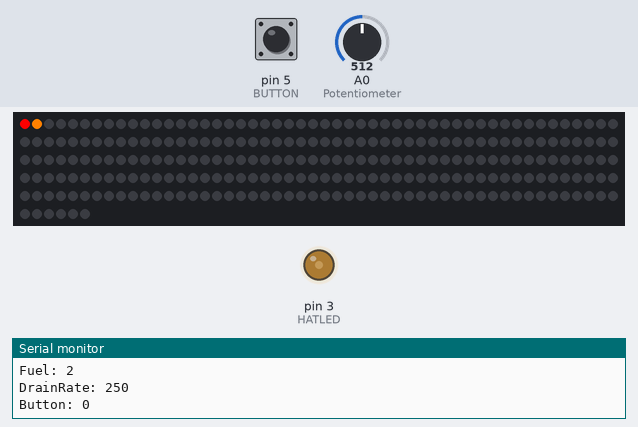
This sketch was run on a simulated Arduino Uno, built with avr-gcc and run on an emulated ATmega328P. Shown: 256 RGB LEDs in strip order, left to right, continuing on the next row, output pins drawn as LEDs (lit = HIGH), the last lines printed to the serial monitor. Inputs (shaded band) come from the test bench; at power-on: pin 5 (BUTTON) LOW, A0 (Potentiometer) = 512. Random numbers use the default seed unless the sketch sets one.

Above: at 0.93 s.
1.3 s: pin 5 (BUTTON) pulled HIGH for 3.2 s
At 2.0 s:
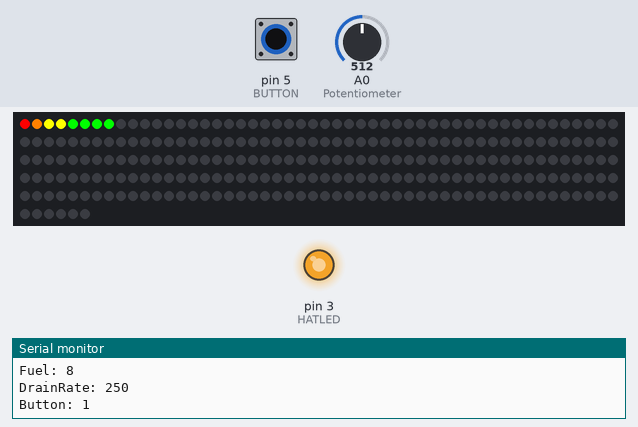
6.0 s: A0 (Potentiometer) set to 1023
At 6.48 s:
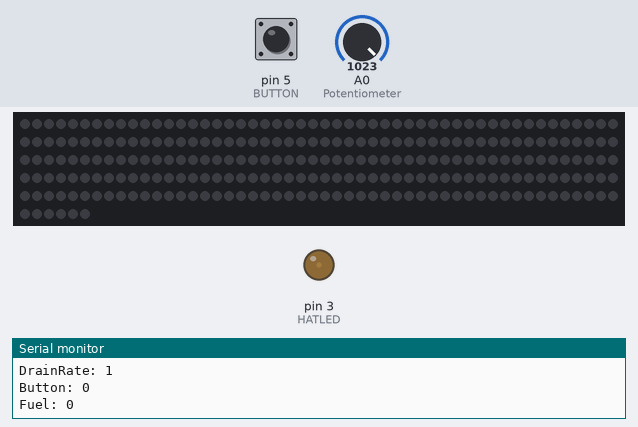
8.3 s: pin 5 (BUTTON) pulled HIGH for 1 s
9.9 s: A0 (Potentiometer) set to 993
12.9 s: A0 (Potentiometer) set to 716
15.9 s: pin 5 (BUTTON) pulled HIGH for 1 s
At 16.2 s:
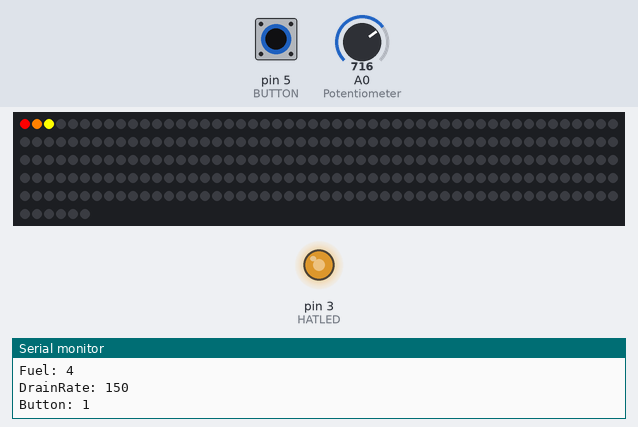
Timing chart, 0 to 18.5 s (numbered marks = the images above; inputs shaded):
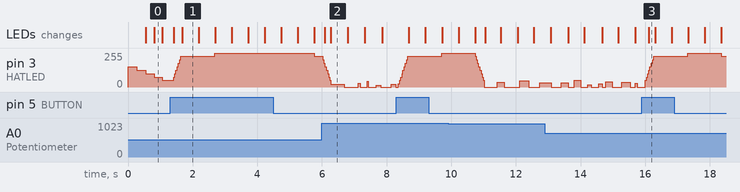

The sketch:

TESTFUEL.ino
```cpp
  /*/TEST CODE/*/
  /*/WORKS ON TINKERCAD/*/
  /*https://www.tinkercad.com/things/6FD2fLezVeb-terrific-bruticus/editel?sharecode=VXmbfdcxpYd90npp6UMVxAZ0ydWylsiB-fND4g302Gs*/


#include <Adafruit_NeoPixel.h>
#define HATLED 3 /* Arduino pin for the hat lightbulb PWM dimmer*/
#define NUM_LEDS 256 /*Panel Array size*/
#define DATA_PIN 6 /*Arduino pin for LED Array*/
#define ledBrightness 50 /*Global brightness, do not use over 100*/

  /*/Setting up 8-segment LED Matrix/*/
  /*/////////////////////////////////*/

Adafruit_NeoPixel pixels = Adafruit_NeoPixel(NUM_LEDS, DATA_PIN, NEO_GRB + NEO_KHZ800);


  /*/Main code variables/*/
  /*/////////////////////*/

int BUTTON = 5; /* Arduino pin for the push button fuelguage filler*/
int buttonTime = 50; /* Time that will be considered as the long-press time for pushbutton*/
int previousState = LOW; /* Setting the initial state of push button LOW*/
int presentState;  /* Variable that will store the present state of the button*/
unsigned long press_Time = 0; /* Time at which the button was pressed */
unsigned long release_Time = 0; /* Time at which the button was released */
int fuelLevel = 5; /* Level in fuel tank [IMPORTANT] */
int fillRate = 10;  /* How fast the tank fills up per segment */
int drainRate = 2000;  /* How fast the tank drains (controlled by Potentiometer) */
int potValue; /* Potentiometer variable for drainRate potentiometer*/
int hatBright = 0; /* store PWM brightness for HAT*/
int long flicker; /*random number container*/
int ledState = LOW;  /* ledState used to set the HATLED in Flicker*/
unsigned long previousMillis = 0;  /*will store last time HATLED was updated*/
unsigned long previousLowFuelMillis = 0;  /*will store last time Low Fuel LED was updated*/
int lowFuelRate = 500; /*Low Fuel flash rate*/
int fuelWarning = 1; /*Stores LowFuel indicator On or Off?*/


void setup() {

  pinMode(BUTTON, INPUT);
  pinMode(HATLED, OUTPUT);
  Serial.begin(9600);
  pixels.begin();

}

void loop() {

  /*/Controlling drainRate with a Potentiometer/*/
  /*////////////////////////////////////////////*/

  potValue = (1023- analogRead(A0));                        /*Potentiometer wired to pin A0 to enable analogRead*/
  drainRate = map(potValue, 0, 1023, 1, 500);           /*Min/Max value for how fast beer empties*/
  Serial.println((String)"Fuel: "+fuelLevel);                               /*Debugging*/
  Serial.println((String)"DrainRate: "+drainRate);                               /*Debugging*/
  Serial.println((String)"Button: "+presentState);

  /*/Filling and Emptying the Tank based on push-button/*/
  /*////////////////////////////////////////////////*/

  presentState = digitalRead(BUTTON);                      /* Getting the present state of the push button */

  if (previousState == LOW && presentState == HIGH) {      /* If button is pressed, timestamp the initial press-time and flag button as closed*/
    press_Time = millis();
    previousState = HIGH;
  }

  else if (previousState == HIGH && presentState == HIGH && fuelLevel < 9) {    /* If button is closed for >buttonTime, start filling fuelLevel at fillRate up to max 9*/
    if ((millis() - press_Time) > buttonTime) {
      fuelLevel = fuelLevel += 1;
      delay(fillRate);
    }
  }

  else if (previousState == HIGH && presentState == LOW) {  /* When button is released, record the release-time and flag button to open*/
    release_Time = millis();
    previousState = LOW;
  }

  else if (previousState == LOW && presentState == LOW && fuelLevel > 0) {       /* Once button is open, empty fuelLevel at drainRate down to 0*/
    if ((millis() - release_Time) > drainRate) {
    fuelLevel = fuelLevel -= 1;
    release_Time = millis();
    }
  }

  /*/Controlling LED panel based on fuelLevel/*/
  /*//////////////////////////////////////////*/

      if (fuelLevel == 0) {      /* Empty Tank!!! Flashing and Hat LED flicker*/
      hatFlicker();
      lowFuelFlash();
      }

    else if (fuelLevel == 1) {      /*Segment 1 = RED*/
    pixels.setPixelColor(0, pixels.Color(255, 0, 0));
  pixels.setPixelColor(1, pixels.Color(0, 0, 0));
    pixels.setPixelColor(2, pixels.Color(0, 0, 0));
    pixels.setPixelColor(3, pixels.Color(0, 0, 0));
    pixels.setPixelColor(4, pixels.Color(0, 0, 0));
    pixels.setPixelColor(5, pixels.Color(0, 0, 0));
    pixels.setPixelColor(6, pixels.Color(0, 0, 0));
    pixels.setPixelColor(7, pixels.Color(0, 0, 0));
    pixels.show();
      }

    else if (fuelLevel == 2) {
    pixels.setPixelColor(0, pixels.Color(255, 0, 0));
  pixels.setPixelColor(1, pixels.Color(255, 128, 0));
    pixels.setPixelColor(2, pixels.Color(0, 0, 0));
    pixels.setPixelColor(3, pixels.Color(0, 0, 0));
    pixels.setPixelColor(4, pixels.Color(0, 0, 0));
    pixels.setPixelColor(5, pixels.Color(0, 0, 0));
    pixels.setPixelColor(6, pixels.Color(0, 0, 0));
    pixels.setPixelColor(7, pixels.Color(0, 0, 0));
    pixels.show();
      }

    else if (fuelLevel == 3) {
    pixels.setPixelColor(0, pixels.Color(255, 0, 0));
  pixels.setPixelColor(1, pixels.Color(255, 128, 0));
    pixels.setPixelColor(2, pixels.Color(255, 255, 0));
    pixels.setPixelColor(3, pixels.Color(0, 0, 0));
    pixels.setPixelColor(4, pixels.Color(0, 0, 0));
    pixels.setPixelColor(5, pixels.Color(0, 0, 0));
    pixels.setPixelColor(6, pixels.Color(0, 0, 0));
    pixels.setPixelColor(7, pixels.Color(0, 0, 0));
    pixels.show();
      }

    else if (fuelLevel == 4) {
    pixels.setPixelColor(0, pixels.Color(255, 0, 0));
  pixels.setPixelColor(1, pixels.Color(255, 128, 0));
    pixels.setPixelColor(2, pixels.Color(255, 255, 0));
    pixels.setPixelColor(3, pixels.Color(255, 255, 0));
    pixels.setPixelColor(4, pixels.Color(0, 0, 0));
    pixels.setPixelColor(5, pixels.Color(0, 0, 0));
    pixels.setPixelColor(6, pixels.Color(0, 0, 0));
    pixels.setPixelColor(7, pixels.Color(0, 0, 0));
      }

    else if (fuelLevel == 5) {
    pixels.setPixelColor(0, pixels.Color(255, 0, 0));
  pixels.setPixelColor(1, pixels.Color(255, 128, 0));
    pixels.setPixelColor(2, pixels.Color(255, 255, 0));
    pixels.setPixelColor(3, pixels.Color(255, 255, 0));
    pixels.setPixelColor(4, pixels.Color(0, 255, 0));
    pixels.setPixelColor(5, pixels.Color(0, 0, 0));
    pixels.setPixelColor(6, pixels.Color(0, 0, 0));
    pixels.setPixelColor(7, pixels.Color(0, 0, 0));
      }


    else if (fuelLevel == 6) {
    pixels.setPixelColor(0, pixels.Color(255, 0, 0));
  pixels.setPixelColor(1, pixels.Color(255, 128, 0));
    pixels.setPixelColor(2, pixels.Color(255, 255, 0));
    pixels.setPixelColor(3, pixels.Color(255, 255, 0));
    pixels.setPixelColor(4, pixels.Color(0, 255, 0));
    pixels.setPixelColor(5, pixels.Color(0, 255, 0));
    pixels.setPixelColor(6, pixels.Color(0, 0, 0));
    pixels.setPixelColor(7, pixels.Color(0, 0, 0));
      }


    else if (fuelLevel == 7) {
    pixels.setPixelColor(0, pixels.Color(255, 0, 0));
  pixels.setPixelColor(1, pixels.Color(255, 128, 0));
    pixels.setPixelColor(2, pixels.Color(255, 255, 0));
    pixels.setPixelColor(3, pixels.Color(255, 255, 0));
    pixels.setPixelColor(4, pixels.Color(0, 255, 0));
    pixels.setPixelColor(5, pixels.Color(0, 255, 0));
    pixels.setPixelColor(6, pixels.Color(0, 255, 0));
    pixels.setPixelColor(7, pixels.Color(0, 0, 0));
    pixels.show();
      }

    else if (fuelLevel == 8) {     /* Full Gauge. No flash */
    pixels.setPixelColor(0, pixels.Color(255, 0, 0));
  pixels.setPixelColor(1, pixels.Color(255, 128, 0));
    pixels.setPixelColor(2, pixels.Color(255, 255, 0));
    pixels.setPixelColor(3, pixels.Color(255, 255, 0));
    pixels.setPixelColor(4, pixels.Color(0, 255, 0));
    pixels.setPixelColor(5, pixels.Color(0, 255, 0));
    pixels.setPixelColor(6, pixels.Color(0, 255, 0));
    pixels.setPixelColor(7, pixels.Color(0, 255, 0));
    pixels.show();
      }

    else if (fuelLevel == 9) {      /* Full Tank!!! Flashing top segment */
    pixels.setPixelColor(0, pixels.Color(255, 0, 0));
  pixels.setPixelColor(1, pixels.Color(255, 128, 0));
    pixels.setPixelColor(2, pixels.Color(255, 255, 0));
    pixels.setPixelColor(3, pixels.Color(255, 255, 0));
    pixels.setPixelColor(4, pixels.Color(0, 255, 0));
    pixels.setPixelColor(5, pixels.Color(0, 255, 0));
    pixels.setPixelColor(6, pixels.Color(0, 255, 0));
    pixels.setPixelColor(7, pixels.Color(0, 255, 0));
    pixels.show();
    delay(500);
    pixels.setPixelColor(7, pixels.Color(0, 0, 0));
    pixels.show();
    delay(500);
      }

  /*/Controlling HAT BULB brightness with PWM based on fuelLevel > 0/*/
  /*/////////////////////////////////////////////////////////////////*/

    if (fuelLevel > 0) {      /* Light gets proportionallly brighter from 1-9 fuelLevel*/
    hatBright = map(fuelLevel, 1, 9, 50, 255);  /*LED brightness. Maps fuelLevel to pwm Min/Max*/
    analogWrite(HATLED, hatBright);   /*PWM output to trigger transistor circuit*/
    }
}

void hatFlicker() {           /*First go at a flicker algo - only called currently for 0 fuel*/

  flicker = random(5,1000);  /*random flicker intervals*/
  unsigned long currentMillis = millis();
    if (currentMillis - previousMillis >= flicker) {   /*IF loop to use millis() without a delay() in the loop*/
      previousMillis = currentMillis;
    if (ledState == LOW) {
      ledState = random(10, 50 );     /*Turns light on with random brightness, not tied to fuel state*/
    } else {
      ledState = LOW;
    }
    analogWrite(HATLED, ledState);
  }
}

void lowFuelFlash() {           /*Same concept to flash the red segment without delay()*/

  unsigned long currentLowFuelMillis = millis();
    if (currentLowFuelMillis - previousLowFuelMillis >= lowFuelRate) {
      previousLowFuelMillis = currentLowFuelMillis;
    if (fuelWarning == 0) {
      pixels.setPixelColor(0, pixels.Color(255, 0, 0));
      fuelWarning = 1;
      pixels.show();
    } else {
      pixels.setPixelColor(0, pixels.Color(0, 0, 0));
      fuelWarning = 0;
      pixels.show();
    }
  }
}
```

Measured:
- by itself, pin 3 (HATLED): rises from 50/255 to 255/255 in 1.3 s, then falls to 229/255 in 3.1 s
